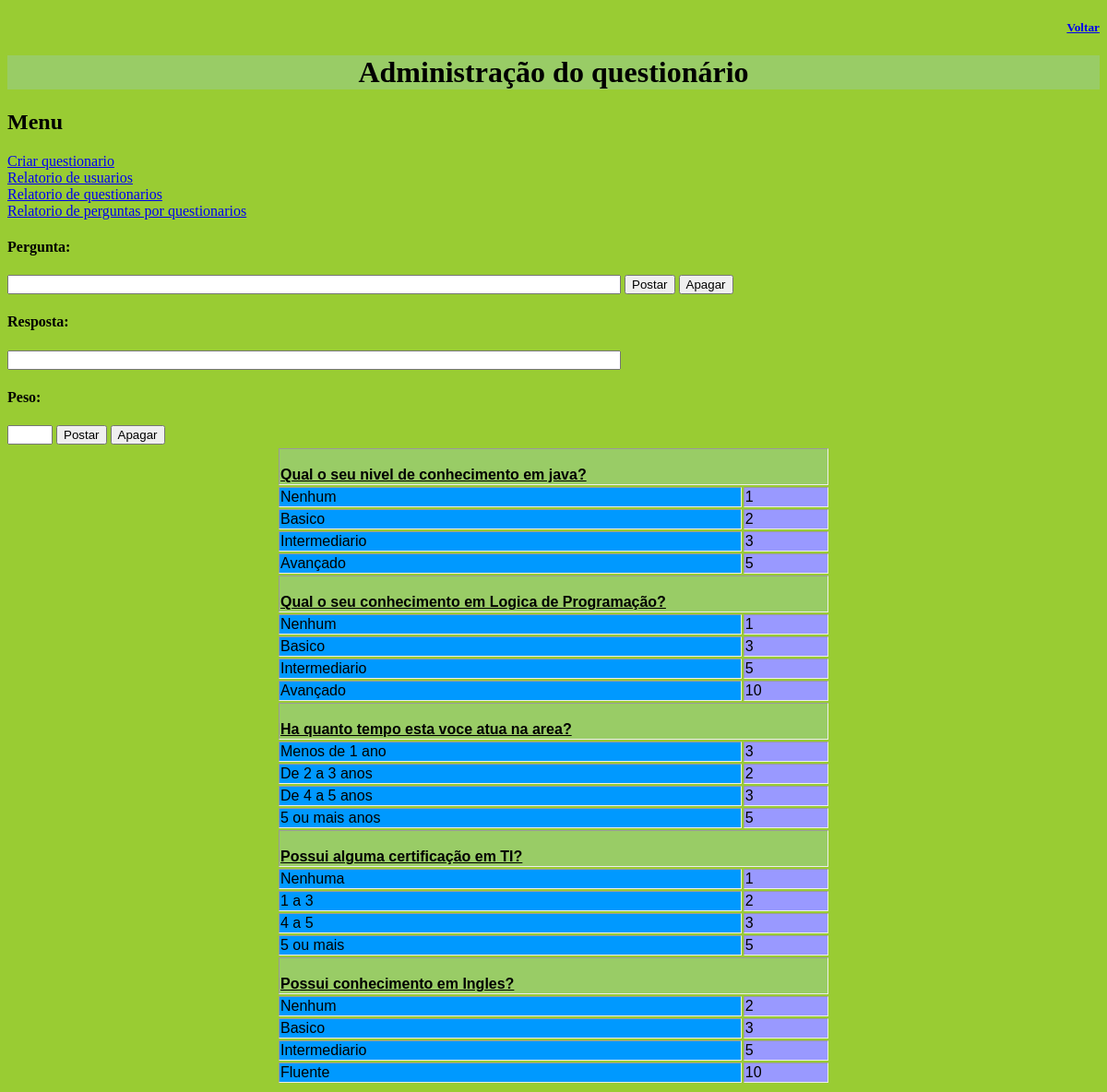
The app's page /admin.php with its own data.
### tables this page shows
CREATE TABLE IF NOT EXISTS `perguntas` (
  `id_perguntas` int(11) NOT NULL AUTO_INCREMENT,
  `id_questionarios` int(11) NOT NULL,
  `perguntas` text NOT NULL,
  PRIMARY KEY (`id_perguntas`)
);

### admin.php (the view, shortened to what this page needs)
<!DOCTYPE html PUBLIC "-//W3C//DTD XHTML 1.0 Transitional//EN" "http://www.w3.org/TR/xhtml1/DTD/xhtml1-transitional.dtd">
<html xmlns="http://www.w3.org/1999/xhtml">
<head>
<link rel="stylesheet" type="text/css" href="folhaDeEstilo.css">
</head>
<body>
<h5><a href="questionario.php">Voltar</a></h5>
<h1>Administra&ccedil;&atilde;o do question&aacute;rio</h1>
<h2>Menu</h2>
<a href="#1"> Criar questionario </a><br />
<a href="#1"> Relatorio de usuarios </a><br />
<a href="#2"> Relatorio de questionarios </a><br />
<a href="#3"> Relatorio de perguntas por questionarios </a><br />
<form method="post" action="criacao.php?pgt=npgt" >
    <h4>Pergunta: </h4>
    <input type="text" id="pergunta" name="pergunta" size="80" />
    <input type="submit" value="Postar" />
    <input type="reset" value="Apagar" />
</form>
	  <form method="post" action="criacao.php?resp=nresp" >
        	<h4>Resposta: </h4>
			<input type="text" id="resposta" name="resposta" size="80" />
        	<h4>Peso: </h4>
        	<input type="text" id="peso_resp" name="peso_resp" size="3" maxlength="3" />
     <input type="submit" value="Postar" />
     <input type="reset" value="Apagar" />
     </form>
<?php
 $perguntas_respostas = mysql_query("SELECT *
									FROM perguntas") or die (mysql_error());
 echo'<table border="1" width="600px;">
 	  <tr>';
	while ($exibir_per_rep = mysql_fetch_array($perguntas_respostas))
    {
	echo '<tr>
    	  <th colspan="2" scope="col" bgcolor="#99CC66"><br /><u>'.$exibir_per_rep['perguntas'].'</u></th>
  		  </tr>';
	  $respostas = mysql_query("SELECT DISTINCT rps.respostas, ps.pesos
								FROM respostas rps
								INNER JOIN pesos ps ON (ps.id_respostas = rps.id_respostas)
								WHERE rps.id_perguntas = ".$exibir_per_rep['id_perguntas']."")or die (mysql_error());
	  while ($exibe_respostas = mysql_fetch_array($respostas))
	  {
	  	echo '<tr>
			  <td scope="col"  bgcolor="#0099FF">'.$exibe_respostas['respostas'].'</td>';
		echo '<td bgcolor="#9999FF">'.$exibe_respostas['pesos'].'</td>
			  </tr>';
	  }
	}
	 	echo'</table>';
?>
</body>
</html>

### folhaDeEstilo.css (style rules this page uses)
body { background-color:#99CC33; }
table { border: 0px; text-align:justify; border-style:groove; font-family:Verdana, Arial, Helvetica, sans-serif; margin-right:auto; margin-left:auto; }
h1 { font-family:Georgia, "Times New Roman", Times, serif; background-color:#99CC66; text-align:center; }
h5 { text-align:right; }

### records on screen
perguntas: perguntas "Qual o seu nivel de conhecimento em java?", respostas "Nenhum", pesos "1", respostas "Basico", pesos "2", respostas "Intermediario", pesos "3", respostas "Avançado", pesos "5"
perguntas: perguntas "Qual o seu conhecimento em Logica de Programação?", respostas "Nenhum", pesos "1", respostas "Basico", pesos "3", respostas "Intermediario", pesos "5", respostas "Avançado", pesos "10"
perguntas: perguntas "Ha quanto tempo esta voce atua na area?", respostas "Menos de 1 ano", pesos "3", respostas "De 2 a 3 anos", pesos "2", respostas "De 4 a 5 anos", respostas "5 ou mais anos", pesos "5"
perguntas: perguntas "Possui alguma certificação em TI?", respostas "Nenhuma", pesos "1", respostas "1 a 3", pesos "2", respostas "4 a 5", pesos "3", respostas "5 ou mais", pesos "5"
perguntas: perguntas "Possui conhecimento em Ingles?", respostas "Nenhum", pesos "2", respostas "Basico", pesos "3", respostas "Intermediario", pesos "5", respostas "Fluente", pesos "10"
